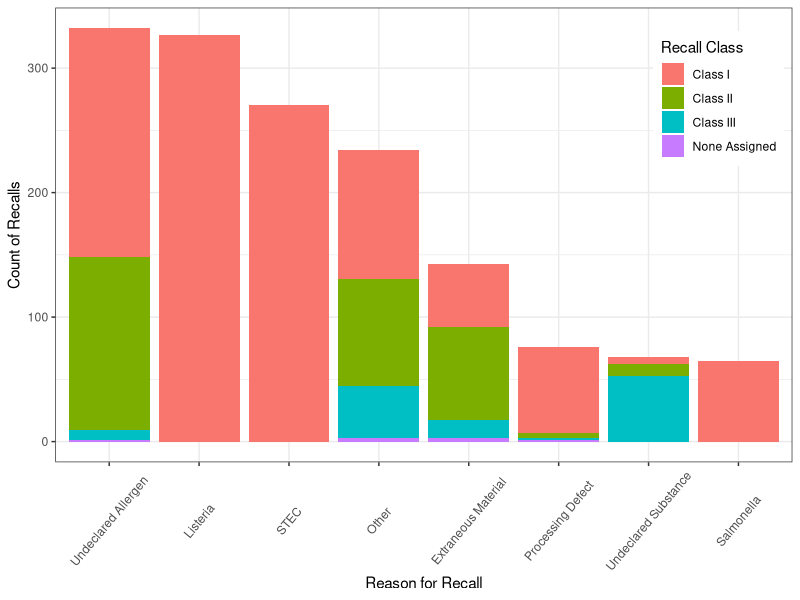
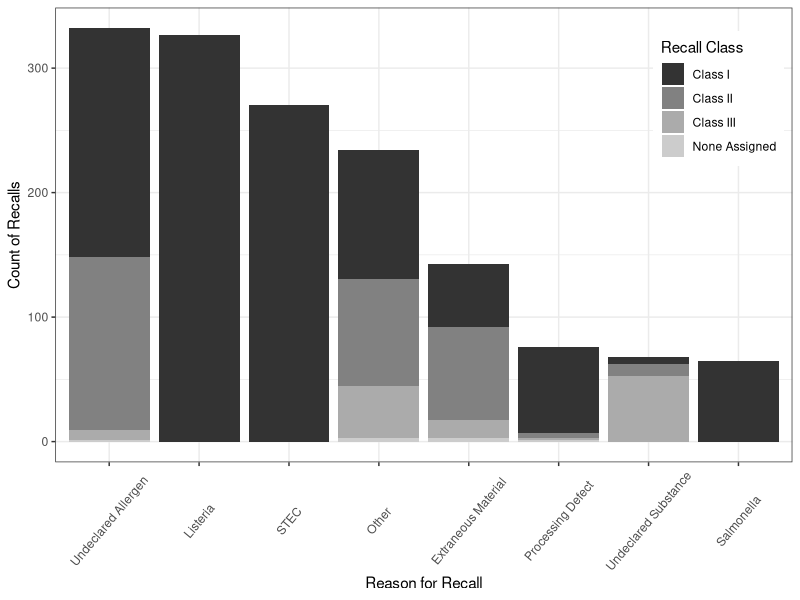
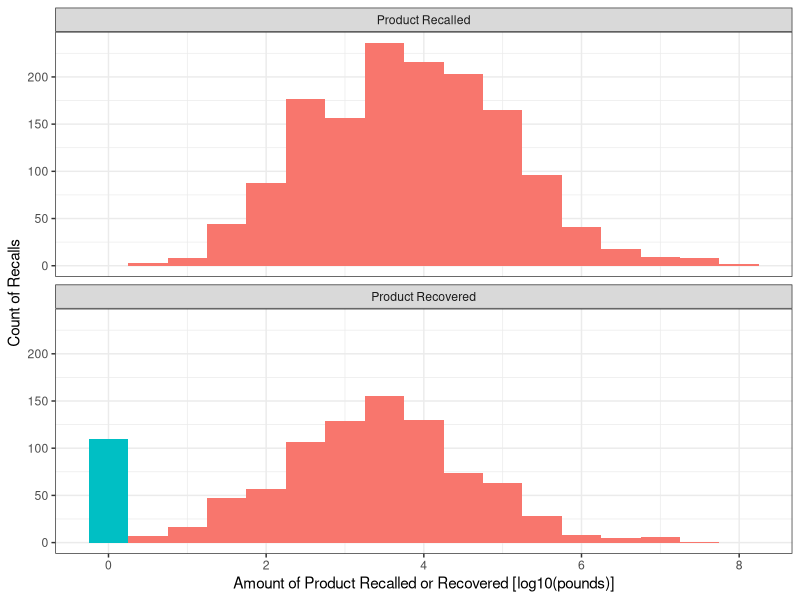
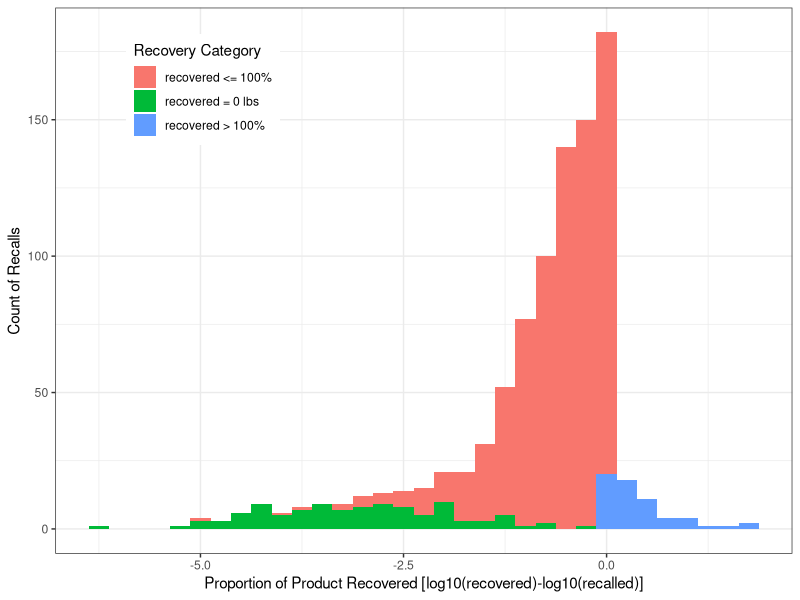
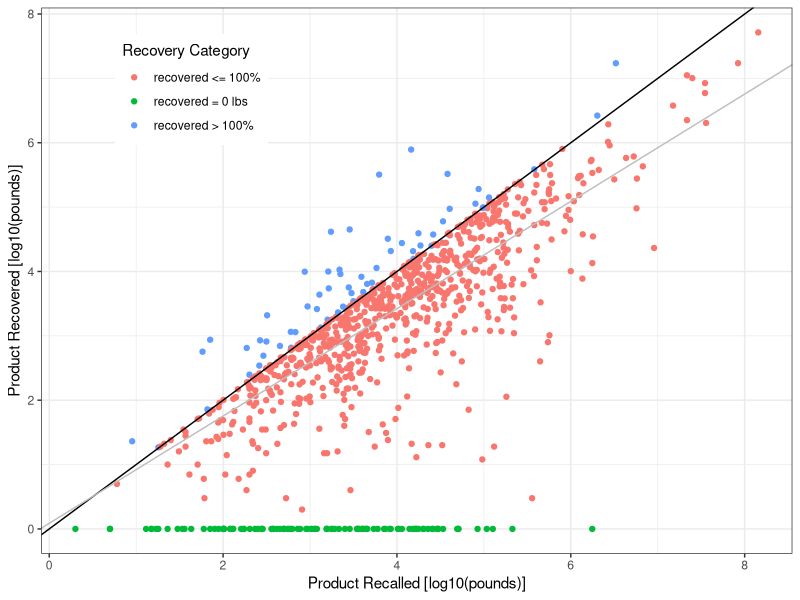
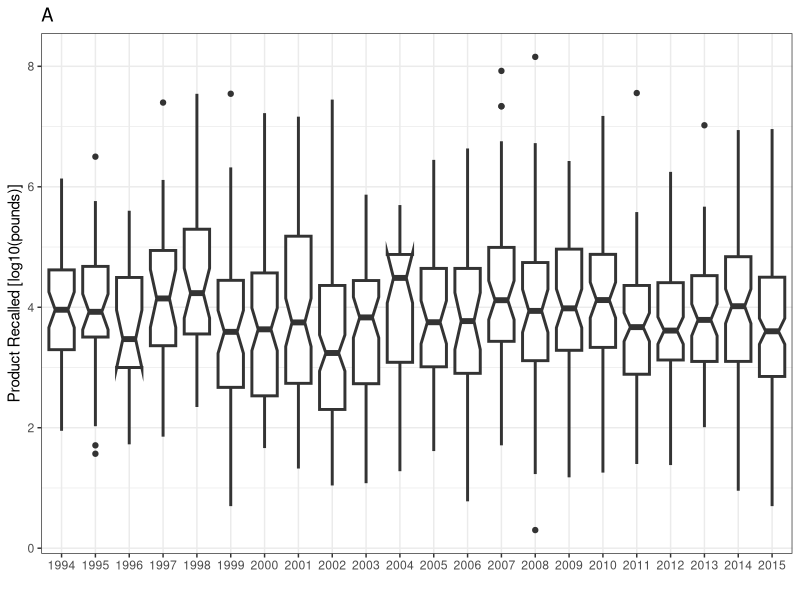
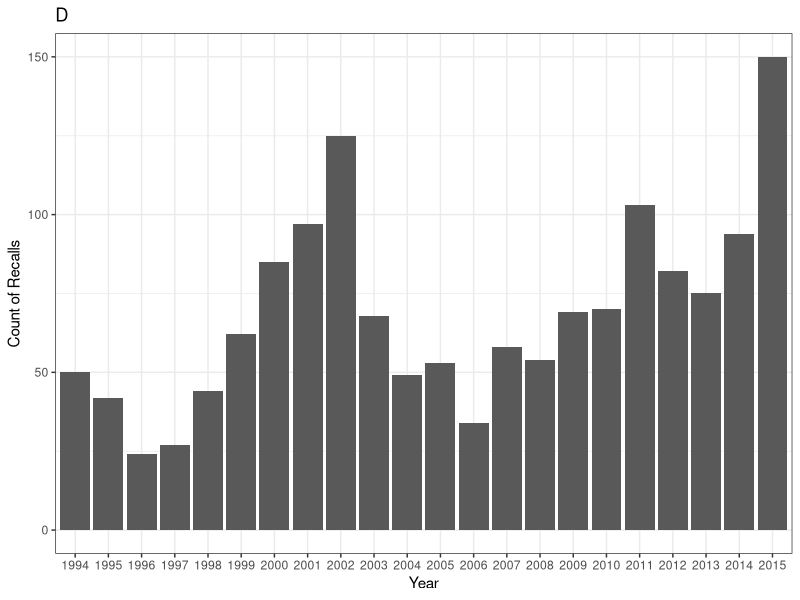
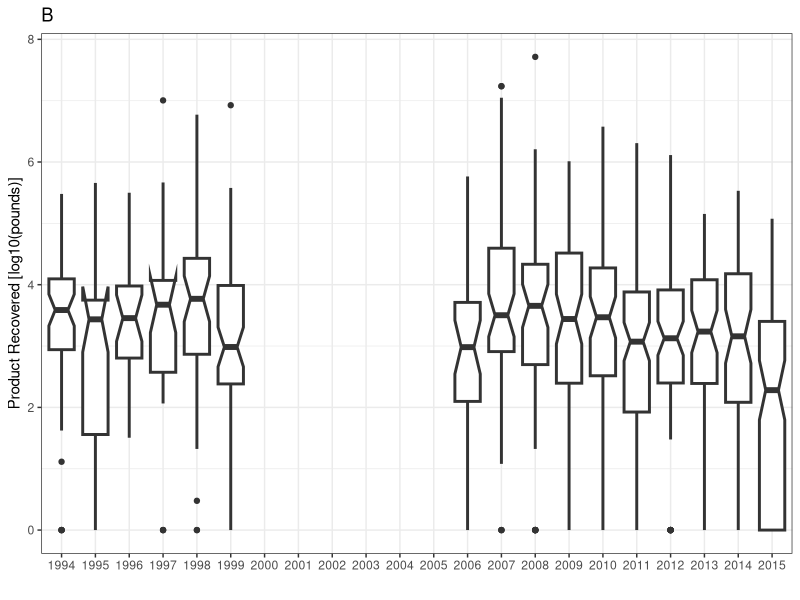

Write the R code that produced these figures, in order. (Note: this script raises an error after producing the figures.)
#preliminaries ####
#load plyr library for creating group counts, check 2013 against fsis summary page
library(plyr)
library(reshape2)
library(doBy)
library(ggplot2)
library(ggthemes)

# Multiple plot function
#
# ggplot objects can be passed in ..., or to plotlist (as a list of ggplot objects)
# - cols:   Number of columns in layout
# - layout: A matrix specifying the layout. If present, 'cols' is ignored.
#
# If the layout is something like matrix(c(1,2,3,3), nrow=2, byrow=TRUE),
# then plot 1 will go in the upper left, 2 will go in the upper right, and
# 3 will go all the way across the bottom.
#
multiplot <-
  function(...,
           plotlist = NULL,
           file,
           cols = 1,
           layout = NULL) {
    library(grid)
    
    # Make a list from the ... arguments and plotlist
    plots <- c(list(...), plotlist)
    
    numPlots = length(plots)
    
    # If layout is NULL, then use 'cols' to determine layout
    if (is.null(layout)) {
      # Make the panel
      # ncol: Number of columns of plots
      # nrow: Number of rows needed, calculated from # of cols
      layout <- matrix(seq(1, cols * ceiling(numPlots / cols)),
                       ncol = cols,
                       nrow = ceiling(numPlots / cols))
    }
    
    if (numPlots == 1) {
      print(plots[[1]])
      
    } else {
      # Set up the page
      grid.newpage()
      pushViewport(viewport(layout = grid.layout(nrow(layout), ncol(layout))))
      
      # Make each plot, in the correct location
      for (i in 1:numPlots) {
        # Get the i,j matrix positions of the regions that contain this subplot
        matchidx <- as.data.frame(which(layout == i, arr.ind = TRUE))
        
        print(plots[[i]],
              vp = viewport(
                layout.pos.row = matchidx$row,
                layout.pos.col = matchidx$col
              ))
      }
    }
  }

#load data and clean up ####
data <- read.csv("data_cleaned_7-8-16.csv", stringsAsFactors = T)
summary(data)
data <- data[,-1] #drop the index row
#Now no records are duplicated.  Great!
#clean up the recalled values; make all text NA, make all 0's an NA
data$rec_text <- data$recalled
data$recalled <- as.numeric(gsub(",","",data$rec_text))
data$recalled[data$recalled==0] <- NA
  #subset(data, select=c(rec_text, recalled)) #looks OK
#clean up recovered; make all text NA, so a 0 is a known 0.
data$recovered_text <- data$recovered
data$recovered <- as.numeric(as.character(data$recovered))
  #subset(data, select = c(recovered, recovered_text)) #looks OK
#clean up the recall classes
table(data$reason, data$recall_class) #make all Listeria & STEC Class I; was done previously
  #data$recall_class[data$reason == "Listeria" | data$reason == "STEC"] <- "Class I"
  levels(data$reason)[levels(data$reason)=="E. coli"] <- "STEC" #make E.coli STEC
table(data$reason, data$recall_class) #worked
#check other
data$recall_class <- factor(data$recall_class)
summary(data)
#load(".Rdata")

#create the variable transformations####
data$recalled_log <- log(data$recalled + 1, 10)
data$recovered_log <- log(data$recovered + 1, 10)
data$Pr_recov <- data$recovered / data$recalled
data$Pr_recov_log <- data$recovered_log - data$recalled_log
data$year_n <- data$year-1994
summary(data)

#write the new data####
#write.csv(data, file="data_transformed_7-8-16.csv")

#create the figures####
#figure 1 - barplot####
data$reason<- factor( data$reason, levels=levels(data$reason)[ order( table(data$reason) , decreasing=T ) ] )
f1 <- ggplot(data, aes(x=reason, fill=recall_class)) + geom_bar()+  labs(x = "Reason for Recall", y = "Count of Recalls")#, title="Fig 1")
f1 <-  f1 + theme_bw() + theme(axis.text.x=element_text(angle=50, vjust=0.5)) + scale_fill_discrete(name="Recall Class") + theme(legend.position=c(.9,.8)) 
f1 
ggsave(f1, file="outputs/F1-Hist of reason and class counts.pdf",h=6,w=8)
ggsave(f1, file="outputs/F1-Hist of reason and class counts.jpg",h=6,w=8)
f1_bw <- f1 +  scale_fill_grey(name="Recall Class")
f1_bw
ggsave(f1_bw, file="outputs/F1bw-Hist of reason and class counts.pdf",h=6,w=8)
ggsave(f1_bw, file="outputs/F1bw-Hist of reason and class counts.jpg",h=6,w=8)

#figure 2 - histograms####
ds <- subset(data, select = c(recalled_log, recovered_log))
dm <- melt(ds)
levels(dm$variable) <- c("Product Recalled", "Product Recovered")
dm$isZero <- dm$value == 0
f2 <- ggplot(dm, aes(x=value, fill=isZero)) + geom_histogram(binwidth = 0.5) + labs(x="Amount of Product Recalled or Recovered [log10(pounds)]", y="Count of Recalls")#, title="Fig 2")
f2 <- f2 + facet_wrap( ~ variable, ncol = 1 ) + theme_bw() + theme(legend.position="none") #+ scale_fill_grey()
f2
ggsave(f2, file="outputs/F2-Hist of recall size.pdf",h=6,w=8)
ggsave(f2, file="outputs/F2-Hist of recall size.jpg",h=6,w=8)
f2_bw <- f2 + scale_fill_grey()
ggsave(f2_bw, file="outputs/F2bw-Hist of recall size.pdf",h=6,w=8)
ggsave(f2_bw, file="outputs/F2bw-Hist of recall size.jpg",h=6,w=8)

#figure 3 - proportion recovered####
data$recov_class <- "recovered <= 100%"
data$recov_class[ data$recovered_log == 0 ] <- "recovered = 0 lbs"
data$recov_class[ data$Pr_recov_log > 0 ] <- "recovered > 100%"

f3 <- ggplot(data=data, aes(x = Pr_recov_log, fill = recov_class)) + geom_histogram(binwidth = .25, right=T)
f3 <- f3 + theme_bw() + labs(x = "Proportion of Product Recovered [log10(recovered)-log10(recalled)]", y = "Count of Recalls") + #, title="Fig 3") + 
  theme(legend.position=c(.2,.85) ) + scale_fill_discrete(name="Recovery Category")
f3
ggsave(f3, file="outputs/F3-Hist of Pr recovered.pdf",h=6,w=8)
ggsave(f3, file="outputs/F3-Hist of Pr recovered.jpg",h=6,w=8)
f3_bw <- f3 + scale_fill_grey(name="Recovery Category")
ggsave(f3_bw, file="outputs/F3bw-Hist of Pr recovered.pdf",h=6,w=8)
ggsave(f3_bw, file="outputs/F3bw-Hist of Pr recovered.jpg",h=6,w=8)

table(subset(data, !is.na(recovered_log) ,select=recov_class))
summary(subset(data, recovered_log > 0, select="recovered_log"))
sd(subset(data, recovered_log > 0, select="recovered_log")[,])

#figure 4 - Correlation of recalled and recovered####
summary(subset(data, recovered_log>0)) #834 values, 15 NAs in recalled log; 819 remain therefore 817 df
mod <- lm(recovered_log ~ recalled_log, data=subset(data, recovered_log>0))
summary(mod) #regression is significant; int 0.08733, slope=0.83360
f4 <- ggplot( data=data, aes(x=recalled_log, y=recovered_log, color=recov_class) ) + theme_bw()
f4 <- f4 + geom_point() + labs(x="Product Recalled [log10(pounds)]", y="Product Recovered [log10(pounds)]")#, title="F4")
f4 <- f4 + geom_abline(slope = 1, intercept=0, color="black") + 
  geom_abline(slope = mod$coefficients[2], intercept = mod$coefficients[1], color="grey") +
  theme(legend.position=c(.2,.85) ) + scale_color_discrete(name="Recovery Category")
f4
ggsave(f4, file="outputs/F4-Recov v Recalled.pdf",h=6,w=8)
ggsave(f4, file="outputs/F4-Recov v Recalled.jpg",h=6,w=8)
f4_bw <- f4 + scale_color_grey(name="Recovery Category")
ggsave(f4_bw, file="outputs/F4bw-Recov v Recalled.pdf",h=6,w=8)
ggsave(f4_bw, file="outputs/F4bw-Recov v Recalled.jpg",h=6,w=8)

#figure 5 - Sizes by year####
f5_rca <- ggplot( aes(x = factor(year), y = recalled_log) , data=data) + geom_boxplot(notch=T, size=T)+
  theme_bw() + labs(x = "", y = "Product Recalled [log10(pounds)]", title="A")
f5_rca 
f5_ct <- ggplot( aes( x = factor(year)), data = data) + geom_bar() + 
  theme_bw() + labs(x = "Year", y = "Count of Recalls", title="D")
f5_ct
f5_rcv <- ggplot( aes(x = factor(year), y = recovered_log) , data=data) + geom_boxplot(notch=T, size=T) +
  theme_bw() + labs(x = "", y = "Product Recovered [log10(pounds)]", title="B")
f5_rcv
f5_pr <- ggplot( aes(x = factor(year), y = Pr_recov_log) , data=data) + geom_boxplot(notch=T, size=T) +
  theme_bw() + labs(x = "", y = "Proportion Recovered [log10(Recov.)-log10(Recall.)]", title="C")
f5_pr
#pdf(file="outputs/f5 - Recalled.pdf", h=6, w=8); multiplot(f5a, f5b); dev.off()
#pdf(file="outputs/f5 - Amts over time.pdf", h=16, w=8); multiplot(f5a, f5c, f5d, f5b); dev.off()
#graphics.off()

#figure 6 - Frequence of rare events####
#look into number of outbreaks above a given size
data$recalled_above_1E8 <- data$recalled > 1E8
data$recalled_above_1E7 <- data$recalled > 1E7
data$recalled_above_1E6 <- data$recalled > 1E6
data$recalled_above_1E5 <- data$recalled > 1E4

#lots of cool stuff to be done with weighting
p <- ggplot(data, aes(x=factor(year))) + theme(axis.text.x = element_text(angle = 90, hjust = 1))
p + geom_bar() + labs(title = "Recalls > year") 
p <- ggplot() +  theme(axis.text.x = element_text(angle = 90, hjust = 1))
p + geom_bar(data = data, aes(x=factor(year))) 
p + geom_bar(data = data, aes(x=factor(year), fill=factor(recalled_above_1E8)))

p + geom_bar(data = data, aes(x=factor(year))) + facet_wrap(~ recalled_above_1E8, ncol=1,  scales="free_y")  
p + geom_bar(data = data, aes(x=factor(year))) + facet_wrap(~ recalled_above_1E7, ncol=1,  scales="free_y")  
p + geom_bar(data = data, aes(x=factor(year))) + facet_wrap(~ recalled_above_1E6, ncol=1,  scales="free_y")  
p + geom_bar(data = data, aes(x=factor(year))) + facet_wrap(~ recalled_above_1E5, ncol=1,  scales="free_y")  

#would be better to plot as counts 
abv8 <- table(data$year, data$recalled_above_1E8)[,2]
abv7 <- table(data$year, data$recalled_above_1E7)[,2]
abv6 <- table(data$year, data$recalled_above_1E6)[,2]
abv5 <- table(data$year, data$recalled_above_1E5)[,2]
d <- data.frame(abv8, abv7, abv6)#, abv5)
d$year <- row.names(d)
m <- melt(d, id="year")
m$variable <- factor(m$variable)
levels(m$variable) <- relevel(m$value, "abv6")
p <- ggplot(data = m, aes(x = year, weight = value, fill = variable)) + theme_bw() + geom_bar(position="dodge")+
  theme(axis.text.x = element_text(angle = 90, hjust = 1)) + labs(y = "Count of Recalls above 1EX", title="Supp Fig 1")
p
p <- ggplot(data = m, aes(x = year, weight = value, fill = variable)) + theme_bw() 
p + geom_bar(position="identity", alpha = 0.5) + scale_fill_discrete()
theme(axis.text.x = element_text(angle = 90, hjust = 1)) + labs(y = "Count of Recalls above 1EX", title="Supp Fig 1")
p
dt <- data.frame(thr=abv6, year = names(abv6))
dt2 <- data.frame(thr=abv7, year = names(abv7))
dt3 <- data.frame(thr=abv8, year = names(abv8))

p <- ggplot(NULL, aes(year,thr)) + theme_bw()
pf <- p + geom_bar( aes(fill="abv6") , data=dt , stat="identity") +
  geom_bar( aes(fill="abv7") , data=dt2 , stat="identity") +
  geom_bar( aes(fill="abv8") , data=dt3 , stat="identity") 
pf <- pf + labs(y = "Count of Recalls Above Threshold Size", x = "Year")#, title="Supp Fig 1")
pf <- pf +  scale_fill_brewer(name="Threshold [pounds]", labels=c("10^6","10^7","10^8")) + theme(legend.position=c(.1,.85) )
pf
ggsave(pf, file = "outputs/F6 - rare events.pdf",h=6,w=9)
ggsave(pf, file = "outputs/F6 - rare events.jpg",h=6,w=9)
pf_bw <- pf + scale_fill_grey(name="Threshold [pounds]", labels=c("10^6","10^7","10^8"), start=0.8, end = 0.2)
pf_bw
ggsave(pf_bw, file = "outputs/F6bw - rare events.pdf",h=6,w=9)
ggsave(pf_bw, file = "outputs/F6bw - rare events.jpg",h=6,w=9)

#table 1 - Univariate stats####
#source("C:/Users/mstasie.UOFI/Google Drive/r/univariate statistics.r")
sumfun <- function(x, ...){
  c(l=length(x),m=mean(x, ...), med=median(x,...), sd = sd(x, ...), max=max(x, ...))
}
#Table 1 recalled ####
#class summary
ds <- subset(data, recall_class!="None Assigned")
a <- summaryBy(recalled_log ~ recall_class, data=data, FUN=sumfun, na.rm=T)#, mean, median, sd))
b <- summaryBy(recalled ~ recall_class, data=data, FUN=sum, na.rm=T)#, mean, median, sd))
fit_lm <- lm(recalled_log ~ recall_class, data=ds)
#summary(fit_lm)
co <- coef(fit_lm)
get_p<-function(fit_lm){
  p_coef <- summary(fit_lm)$coefficients[,4]
  x <- summary(fit_lm)
  pv <- pf(x$fstatistic[1], x$fstatistic[2], x$fstatistic[3], lower.tail = FALSE)
  p_coef[1] <- pv
  return(p_coef)}
p_coef <- get_p(fit_lm)
CLASS <- cbind(a,sum=log10(b$recalled.sum), coef=c(co, NA),pval=c(p_coef,NA) )
colnames(CLASS) <- c("Covariate", "n", "mean", "med", "sd", "max", "sum", "coef", "pval")
CLASS
#Season summary
a <- summaryBy(recalled_log ~ Season, data=data, FUN=sumfun, na.rm=T)#, mean, median, sd))
b <- summaryBy(recalled ~ Season, data=data, FUN=sum, na.rm=T)#, mean, median, sd))
fit_lm <- lm(recalled_log ~ Season, data=data)
summary(fit_lm)
co <- coef(fit_lm)
p_coef <- get_p(fit_lm)
SEASON <- cbind(a,sum=log10(b$recalled.sum), coef=c(co),pval=c(p_coef) )
colnames(SEASON) <- c("Covariate", "n", "mean", "med", "sd", "max", "sum", "coef", "pval")
SEASON
#reason summary
levels(data$reason)
data$reason <- relevel(data$reason,"Undeclared Allergen")
levels(data$reason)
a <- summaryBy(recalled_log ~ reason, data=data, FUN=sumfun, na.rm=T)#, mean, median, sd))
b <- summaryBy(recalled ~ reason, data=data, FUN=sum, na.rm=T)#, mean, median, sd))
fit_lm <- lm(recalled_log ~ reason, data=data)
summary(fit_lm)
co <- coef(fit_lm)
p_coef <- get_p(fit_lm)
REASON <- cbind(a,sum=log10(b$recalled.sum), coef=c(co),pval=c(p_coef) )
colnames(REASON) <- c("Covariate", "n", "mean", "med", "sd", "max", "sum", "coef", "pval")
REASON
#year summary
a <- summaryBy(recalled_log ~ year, data=data, FUN=sumfun, na.rm=T)#, mean, median, sd))
b <- summaryBy(recalled ~ year, data=data, FUN=sum, na.rm=T)#, mean, median, sd))
fit_lm <- lm(recalled_log ~ factor(year), data=data)
summary(fit_lm)
co <- coef(fit_lm)
p_coef <- get_p(fit_lm)
YEAR <- cbind(a,sum=log10(b$recalled.sum), coef=c(co),pval=c(p_coef) )
colnames(YEAR) <- c("Covariate", "n", "mean", "med", "sd", "max", "sum", "coef", "pval")
YEAR$Covariate <- factor(YEAR$Covariate) 
YEAR
#species summary
a <- summaryBy(recalled_log ~ species, data=data, FUN=sumfun, na.rm=T)#, mean, median, sd))
b <- summaryBy(recalled ~ species, data=data, FUN=sum, na.rm=T)#, mean, median, sd))
fit_lm <- lm(recalled_log ~ species, data=data)
summary(fit_lm)
co <- coef(fit_lm)
p_coef <- get_p(fit_lm)
SPECIES <- cbind(a,sum=log10(b$recalled.sum), coef=c(co),pval=c(p_coef) )
colnames(SPECIES) <- c("Covariate", "n", "mean", "med", "sd", "max", "sum", "coef", "pval")
SPECIES
#full setdata$R
all <- data.frame(Covariate="Full", n=length(data$recalled), mean=mean(data$recalled_log, na.rm = T), med=median(data$recalled_log, na.rm = T),
                  sd=sd(data$recalled_log, na.rm = T), max=max(data$recalled_log, na.rm = T), sum=log10(sum(data$recalled, na.rm = T)), coef=NA, pval=NA)
ALL <- rbind(all,CLASS, SPECIES, REASON, SEASON,YEAR)
ALL
ALL$pval_txt <- round(ALL$pval,3)
ALL$pval_txt[ALL$pval<0.001] <- "<0.001"
ALL$pval_txt
#Table 1 recovered ####
#class summary
data_hold <- data
summary(data_hold)
data <- subset(data, !is.na(data$recovered_log))
summary(data)
a <- summaryBy(recovered_log ~ recall_class, data=data, FUN=sumfun, na.rm=T)#, mean, median, sd))
b <- summaryBy(recovered ~ recall_class, data=data, FUN=sum, na.rm=T)#, mean, median, sd))
fit_lm <- lm(recovered_log ~ recall_class, data=ds)
#summary(fit_lm)
co <- coef(fit_lm)
get_p<-function(fit_lm){
  p_coef <- summary(fit_lm)$coefficients[,4]
  x <- summary(fit_lm)
  pv <- pf(x$fstatistic[1], x$fstatistic[2], x$fstatistic[3], lower.tail = FALSE)
  p_coef[1] <- pv
  return(p_coef)}
p_coef <- get_p(fit_lm)
CLASS <- cbind(a,sum=log10(b$recovered.sum), coef=c(co, NA),pval=c(p_coef,NA) )
colnames(CLASS) <- c("Covariate", "n", "mean", "med", "sd", "max", "sum", "coef", "pval")
CLASS
#Season summary
a <- summaryBy(recovered_log ~ Season, data=data, FUN=sumfun, na.rm=T)#, mean, median, sd))
b <- summaryBy(recovered ~ Season, data=data, FUN=sum, na.rm=T)#, mean, median, sd))
fit_lm <- lm(recovered_log ~ Season, data=data)
summary(fit_lm)
co <- coef(fit_lm)
p_coef <- get_p(fit_lm)
SEASON <- cbind(a,sum=log10(b$recovered.sum), coef=c(co),pval=c(p_coef) )
colnames(SEASON) <- c("Covariate", "n", "mean", "med", "sd", "max", "sum", "coef", "pval")
SEASON
#reason summary
a <- summaryBy(recovered_log ~ reason, data=data, FUN=sumfun, na.rm=T)#, mean, median, sd))
b <- summaryBy(recovered ~ reason, data=data, FUN=sum, na.rm=T)#, mean, median, sd))
fit_lm <- lm(recovered_log ~ reason, data=data)
summary(fit_lm)
co <- coef(fit_lm)
p_coef <- get_p(fit_lm)
REASON <- cbind(a,sum=log10(b$recovered.sum), coef=c(co),pval=c(p_coef) )
colnames(REASON) <- c("Covariate", "n", "mean", "med", "sd", "max", "sum", "coef", "pval")
REASON
#year summary
a <- summaryBy(recovered_log ~ year, data=data, FUN=sumfun, na.rm=T)#, mean, median, sd))
b <- summaryBy(recovered ~ year, data=data, FUN=sum, na.rm=T)#, mean, median, sd))
fit_lm <- lm(recovered_log ~ factor(year), data=data)
summary(fit_lm)
co <- coef(fit_lm)
p_coef <- get_p(fit_lm)
YEAR <- cbind(a,sum=log10(b$recovered.sum), coef=c(co),pval=c(p_coef) )
colnames(YEAR) <- c("Covariate", "n", "mean", "med", "sd", "max", "sum", "coef", "pval")
YEAR$Covariate <- factor(YEAR$Covariate) 
YEAR
#species summary
a <- summaryBy(recovered_log ~ species, data=data, FUN=sumfun, na.rm=T)#, mean, median, sd))
b <- summaryBy(recovered ~ species, data=data, FUN=sum, na.rm=T)#, mean, median, sd))
fit_lm <- lm(recovered_log ~ species, data=data)
summary(fit_lm)
co <- coef(fit_lm)
p_coef <- get_p(fit_lm)
SPECIES <- cbind(a,sum=log10(b$recovered.sum), coef=c(co),pval=c(p_coef) )
colnames(SPECIES) <- c("Covariate", "n", "mean", "med", "sd", "max", "sum", "coef", "pval")
SPECIES
#full setdata$R
allrec <- data.frame(Covariate="Full", n=length(data$recovered), mean=mean(data$recovered_log, na.rm = T), med=median(data$recovered_log, na.rm = T),
                     sd=sd(data$recovered_log, na.rm = T), max=max(data$recovered_log, na.rm = T), sum=log10(sum(data$recovered, na.rm = T)), coef=NA, pval=NA)
ALLrec <- rbind(allrec,CLASS, SPECIES, REASON, SEASON,YEAR)
ALLrec
ALLrec$pval_txt <- round(ALLrec$pval,3)
ALLrec$pval_txt[ALLrec$pval<0.001] <- "<0.001"
ALLrec$pval_txt

#output####
write.csv(ALL, file="outputs/T1-Basic Desc Stats.csv")
write.csv(ALLrec, file="outputs/T1-Basic Desc Stats-recovered.csv")

data <- data_hold

#table 2 - Multivariate model; CAN'T DO TYPE III error in R####
#include indivdually signifiant factors, year reason species class
summary(ds)
fit_lm <- glm(recalled_log ~ reason + species + factor(year)+  recall_class , data=ds)
summary(fit_lm)
summary(aov(fit_lm))
fit_lm <- glm(recalled_log ~ recall_class + reason + species + factor(year) , data=ds)
summary(fit_lm)
summary(aov(fit_lm))
fit_lm
#try a type 3; comparable to JMP
library(car)
?Anova
t2 <- Anova(fit_lm, type=2)
t2
t3 <- Anova(fit_lm, type=3)
t3
aov(t3)
summary(t3)
summary(aov(fit_lm))
summary(aov(t2))

t1 <- Anova(fit_lm, type=1)
t1

summary(t3)  
fit_lm <- lme(recalled_log ~ recall_class + reason + species + factor(year) , data=ds)
?lme
anova.lme(fit_lm, type="marginal")
#diff based on order because this is in the incorrect Type I error system. 

#figure 5 - meat production####
#http://www.ers.usda.gov/data-products/livestock-meat-domestic-data.aspx
#date 6/24/16, make all values number
p <- read.csv("MeatStatsFull.csv", skip=2)
summary(p); names(p)
#clean up
names(p)[1] <- "ID"
p <- p[-(c(1:2,679)),]
head(p) 
foo <- data.frame(do.call('rbind', strsplit(as.character(p$ID),'-',fixed=TRUE)))
names(foo) <- c("month", "year")
p <- cbind(p, foo)
summary(p)
names(p)[names(p)=="Beef.3..1"] <-"Beef" 
names(p)[names(p)=="Pork.3..1"] <-"Pork" 
names(p)[names(p)=="Total.poultry.4..5..6."] <-"Poultry" 
names(p)
#get totals by year
ps <- subset(p, select=c(year, Beef, Pork, Poultry))
#summary(ps)
a <- summaryBy(Beef ~ year, data=ps, FUN=sum, na.rm=T)#, mean, median, sd))
b <- summaryBy(Pork ~ year, data=ps, FUN=sum, na.rm=T)#, mean, median, sd))
c <- summaryBy(Poultry ~ year, data=ps, FUN=sum, na.rm=T)#, mean, median, sd))
psu <- cbind(a, b$Pork.sum ,c$Poultry.sum)
names(psu) <- c("Year", "Beef", "Pork", "Poultry")
psu$"Sum" <- apply(psu[,2:4],1,FUN=sum)
pm <- melt(psu, id.vars="Year")
names(pm)[2:3] <- c("Commodity", "Production")
pm$Production <- pm$Production/1000
p <- ggplot(pm , aes(x=Year, y=Production, group=Commodity) )
#p <- p + geom_line(aes(color=Commodity))
#p <- p + geom_line(aes(linetype=Commodity))
p <- p + geom_line(aes(linetype=Commodity)) + scale_linetype_manual(values = c(2,3,4,1))
p <- p %+% subset(pm, as.vector(Year)>1993&as.vector(Year)<2016)
figS <- p + labs(x="Year", y="U.S. FSIS Inspected Production [Billion Pounds]", title="E") + theme_bw()
figS <- figS + theme(legend.position = c(.9, .7))
figS  #+ geom_line(linetype=Commodity)
ggsave(figS, file="outputs/FigS-US Meat Production.pdf")
ggsave(figS, file="outputs/FigS-US Meat Production.jpg")
ps <- subset(pm, as.vector(Year)>1993&as.vector(Year)<2016)
pc <- dcast(ps, Year ~ Commodity, margins=T, fun.aggregate = sum)
write.csv(pc, "outputs/US Meat Production.csv")
#write the plots
pdf(file="outputs/f5altbw - Amts over time.pdf", h=12, w=8); multiplot(f5_rca, f5_ct, figS); dev.off()
jpeg(file="outputs/f5altbw - Amts over time.jpg", h=12, w=8, units= "in", res=600); multiplot(f5_rca, f5_ct , figS); dev.off()
pdf(file="outputs/f5allbw - Amts over time.pdf", h=20, w=8); multiplot(f5_rca, f5_rcv, f5_pr, f5_ct , figS); dev.off()
jpeg(file="outputs/f5allbw - Amts over time.jpg", h=20, w=8, units= "in", res=600); multiplot(f5_rca, f5_rcv, f5_pr, f5_ct , figS); dev.off()
graphics.off()
